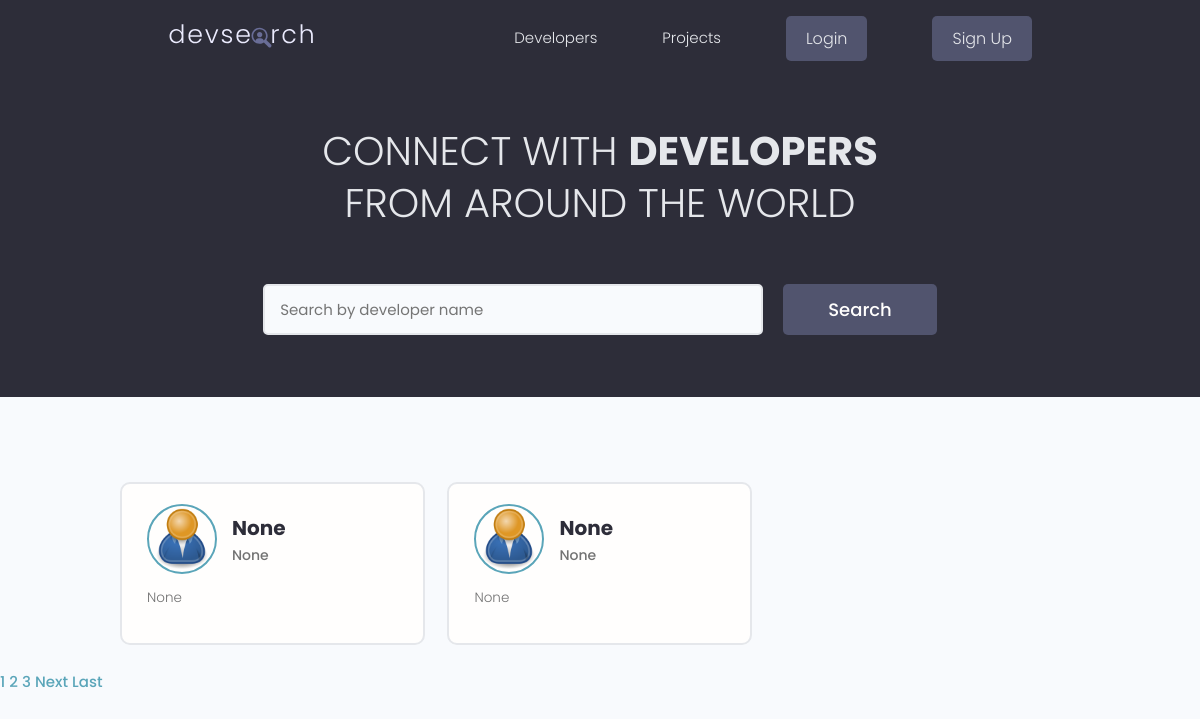
The page / on the database its author committed.
### home/models.py (models this page shows, shortened)
class Profile(models.Model):
    user = models.OneToOneField(User,on_delete=models.CASCADE)
    name = models.CharField(max_length=200, blank=True, null=True)
    short_intro = models.CharField(max_length=200, blank=True, null=True)
    long_intro = models.TextField(blank=True, null=True)
    image = models.ImageField(upload_to='media_profile_model/', blank=True, null=True)
    social_github = models.CharField(max_length=200, blank=True, null=True)
    social_linkedin = models.CharField(max_length=200, blank=True, null=True)
    social_website = models.CharField(max_length=200, blank=True, null=True)
    location = models.CharField(max_length=200, blank=True, null=True)
    created = models.DateTimeField(auto_now_add=True)
    @property
    def imgUrl(self):
        try:
            return f"{self.image.url}"
        except Exception as ex:
            return '/static/images/static_profile_model/default.png'
    class Meta:
        ordering = ['-created']

### home/views.py (the view)
# urls.py: path('', home, name = 'home'),
def home(request): #render our profiles
    result = 2
    page = request.GET.get('page') if request.GET.get('page') else ''
    profiles, query = searchProfile(request)
    paginator = Paginator(profiles, result)
    try:
        profiles = paginator.page(page)
    except PageNotAnInteger as error1:
        page = '1'
        profiles = paginator.page(page)
    except EmptyPage as error2:
        page = paginator.num_pages
        profiles = paginator.page(page)
    context = {'profiles': profiles, 'query':query}
    return render(request, 'home/index.html', context)

### home/utils.py (called while the page is built)
def searchProfile(request):
    query = request.GET.get('profile') if request.GET.get('profile') else ''
    skills = Skill.objects.filter(
        Q(name__icontains = query)
    )
    profiles = Profile.objects.distinct().filter(
        Q(name__icontains = query) |
        Q(user__skill__in = skills) |
        Q(user__username__icontains = query)
    )
    return profiles, query

### home/templates/home/index.html (shortened to what this page needs)
{% extends 'base.html' %}
{% block content %}
<main class="home">
    <section class="hero-section text-center">
      <div class="container container--narrow">
        <div class="hero-section__box">
          <h2>CONNECT WITH <span>DEVELOPERS</span></h2>
          <h2>FROM AROUND THE WORLD</h2>
        </div>
        <div class="hero-section__search">
          <form class="form" action="" method="get">
            <div class="form__field">
              <input class="input input--text" value="{{query}}" id="formInput#search" type="text" name="profile"
                placeholder="Search by developer name" />
            </div>
            <input class="btn btn--sub btn--lg" type="submit" value="Search" />
          </form>
        </div>
      </div>
    </section>
    <section class="devlist">
      <div class="container">
        <div class="grid grid--three">
        {% for profile in profiles %}
          <div class="column card">
            <div class="dev">
              <a href="{% url 'single-profile' profile.user.username %}" class="card__body">
                <div class="dev__profile">
                  <img class="avatar avatar--md" src="{{profile.imgUrl}}" alt="image" />
                  <div class="dev__meta">
                    <h3>{{profile.name}}</h3>
                    <h5>{{profile.short_intro}}</h5>
                  </div>
                </div>
                <p class="dev__info">
                 {{profile.long_intro|slice:'150'}}
                </p>
              </a>
            </div>
          </div>
        {% endfor %}
        </div>
      </div>
    </section>
  </main>
  {% include 'paginator.html' with queryset=profiles %}
{% endblock content %}

### static/css/app.css (style rules this page uses)
:root { --color-sub: #2d2d39; }
.btn--sub { background-color: var(--color-sub-light); }
.card { border: 2px solid var(--color-light); }
img { width: 100%; }
.hero-section { height: 40vh; display: flex; align-items: center; background-color: var(--color-sub); }
.hero-section__box { margin-bottom: 4rem; }
.hero-section__box > h2, .hero-section__box > h2 > span { font-size: 4rem; color: var(--color-light); line-height: 1.3; text-transform: uppercase; }
.hero-section__box > h2 { font-weight: 300; }
.hero-section__box > h2 > span { font-weight: 700; }
.hero-section__search > .form { display: flex; align-items: center; justify-content: center; gap: 2rem; }
.hero-section__search > .form input.input--text { width: 50rem; }
.devlist { margin-top: 8rem; }
.devlist .grid { align-items: stretch; }
.devlist .dev .dev__profile { display: flex; align-items: center; gap: 1.5rem; }
.devlist .dev .dev__meta h3 { color: var(--color-sub); font-size: 2rem; font-weight: 700; }
.devlist .dev .dev__meta h5 { color: var(--color-text); font-size: 1.4rem; font-weight: 500; }
.devlist .dev .dev__info { margin: 1.5rem 0; font-size: 1.35rem; line-height: 1.4; text-align: justify; }

### static/uikit/styles/modules/_variables.css (style rules this page uses)
:root { --color-main: #5aa5b9; --color-main-light: #e6faff; --color-sub: #3f4156; --color-sub-light: #51546e; --color-sub-lighter: #ededfd; --color-text: #737373; --color-gray: #8b8b8b; --color-light: #e5e7eb; --color-light-gray: #767676; --color-bg: #f8fafd; --color-white: #fffefd; --color-white-light: #f3f3f3; --color-success: #359e64; --color-success-bg: #def8e8; --color-error: #fc4b0b; --color-error-bg: #fff2ee; --font-base: 'Poppins', arial, helvetica, 'Segoe UI', roboto, ubuntu, sans-serif; --font-monospace: 'Fira Code', 'Courier New', courier, monospace; --font-regular: 300; --font-medium: 500; --font-bold: 700; --generic-shadow: 1px 1px 5px #00000010; --generic-transition: all 0.3s ease-in-out; }

### static/uikit/styles/modules/_base.css (style rules this page uses)
* { margin: 0; padding: 0; box-sizing: border-box; text-rendering: optimizeLegibility; color: inherit; font-size: inherit; }
html { font-size: 50%; }
@media only screen and (min-width: 480px) { html { font-size: 56.25%; } }
@media only screen and (min-width: 1200px) { html { font-size: 62.5%; } }
body { line-height: 1.6; font-weight: 400; font-size: 1.5rem; color: var(--color-text); background-color: var(--color-bg); min-height: 100vh; }

### static/uikit/styles/modules/_typography.css (style rules this page uses)
* { font-family: var(--font-base); }
h2 { font-size: 3.6rem; font-weight: var(--font-bold); }
h3 { font-size: 3.2rem; font-weight: var(--font-medium); }
h5 { font-size: 2.4rem; font-weight: var(--font-medium); }
h5, h6 { font-weight: var(--font-regular); }
p, span, strong { font-size: 1.6rem; color: var(--color-text); font-weight: var(--font-regular); }
a { padding-bottom: 2px; text-decoration: none; display: inline-block; color: var(--color-main); font-weight: var(--font-medium); }

### static/uikit/styles/modules/_utilities.css (style rules this page uses)
.container { width: 92%; max-width: 165rem; margin: 0 auto; box-sizing: border-box; }
.container--narrow { width: 92%; max-width: 120rem; }
@media screen and (min-width: 1000px) { .container { width: 90%; } }
@media screen and (min-width: 1000px) { .container--narrow { width: 85%; } }
@media screen and (min-width: 1200px) { .container { width: 80%; } }
@media screen and (min-width: 1200px) { .container--narrow { width: 72%; } }
.text-center { text-align: center; }

### static/uikit/styles/modules/_avatar.css (style rules this page uses)
.avatar { border-radius: 50%; border: 2px solid var(--color-main); object-fit: cover; }
.avatar--md { height: 7rem; width: 7rem; }

### static/uikit/styles/modules/_button.css (style rules this page uses)
.btn { display: inline-block; position: relative; cursor: pointer; background-color: var(--color-light); font-weight: var(--font-medium); color: var(--color-sub); text-decoration: none; padding: 1rem 2rem; border-radius: 0.5rem; border: none; width: -webkit-fit-content; width: -moz-fit-content; width: fit-content; height: -webkit-fit-content; height: -moz-fit-content; height: fit-content; font-size: 1.6rem; outline-width: 0; outline-color: transparent; -webkit-backface-visibility: hidden; backface-visibility: hidden; transition: all 0.3s ease-in-out; }
.btn--sub { background-color: var(--color-sub); color: var(--color-white); }
.btn--lg { font-size: 1.8rem; padding: 1.2rem 4.5rem; }

### static/uikit/styles/modules/_card.css (style rules this page uses)
.card { border-radius: 1rem; background-color: var(--color-white); border: 1.5px solid var(--color-light); width: auto; height: auto; margin-top: 0.5rem; margin-bottom: 0.5rem; overflow: hidden; }
.card__body, .card__header { padding: 2rem 2.5rem; }

### rows shown on the page
Profile: name "None", short_intro "None", long_intro "None"
Profile: name "None", short_intro "None", long_intro "None"

### other values the page prints
{{ num }} "1"
{{ num }} "2" "3"
